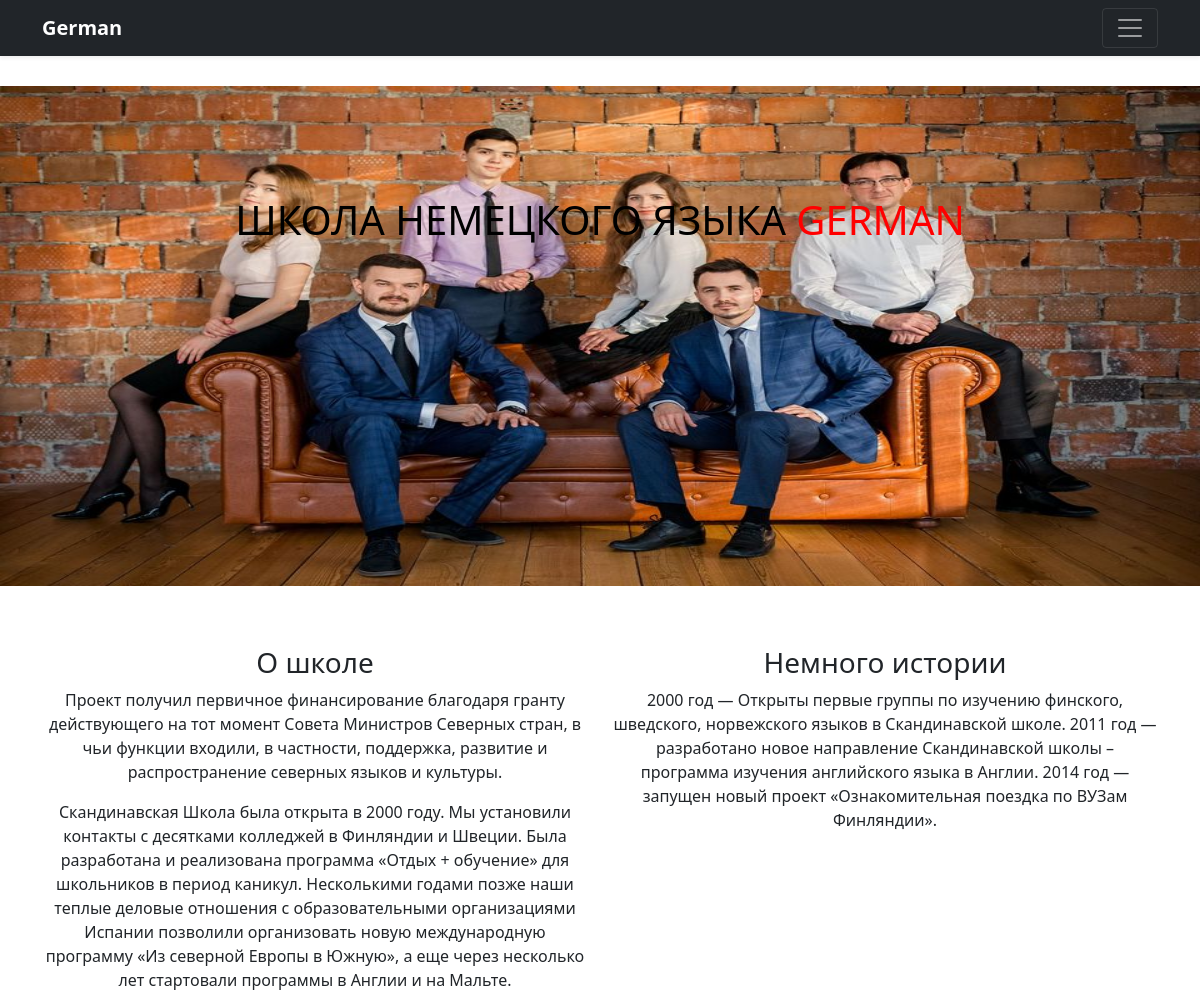
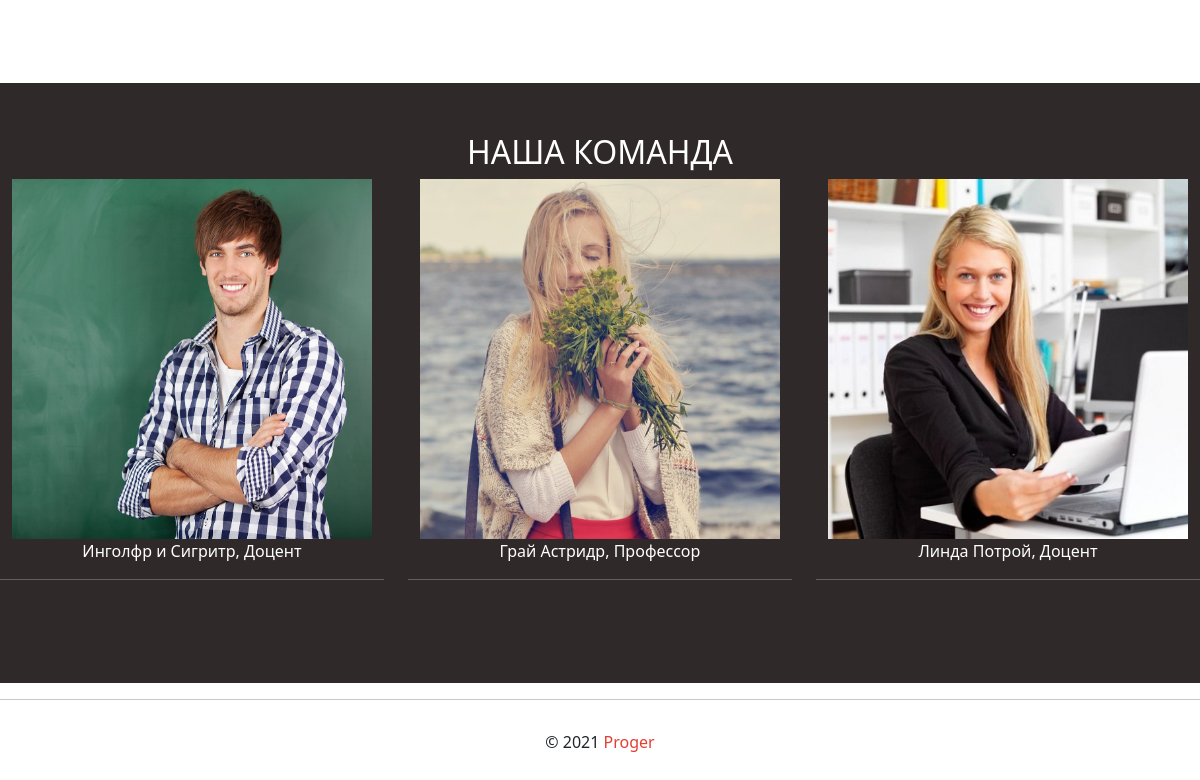
The page /aboutus.php on the database its author committed (2 pictures, top to bottom).
### tables this page shows
CREATE TABLE `about_us` (
  `id` int(11) NOT NULL,
  `title` varchar(255) NOT NULL,
  `description` text NOT NULL,
  `text` text NOT NULL,
  `button` varchar(100) NOT NULL
);

CREATE TABLE `team` (
  `id` int(11) NOT NULL,
  `fio` varchar(200) NOT NULL,
  `profession` varchar(150) NOT NULL,
  `image` varchar(100) NOT NULL,
  `description` text NOT NULL,
  `role` varchar(100) NOT NULL
);

### required/functions.php (called while the page is built, shortened)
<?php
require_once 'db.php';
function createRsArray($rs)
{
    $rsArray = array();
    while($row = mysqli_fetch_assoc($rs)){
        $rsArray[] = $row;
    }
    return $rsArray;
}
function getAllTeams()
{
    global $db;
    $sql = "SELECT * FROM `team`";
    $rs = mysqli_query($db, $sql);
    return createRsArray($rs);
}
function getAboutUs()
{
    global $db;
    $sql = "SELECT * FROM `about_us`";
    $rs = mysqli_query($db, $sql);
    return createRsArray($rs);
}

### aboutus.php (the view)
<?php include_once 'required/header.php'; ?>
<div class="main">
    <div class="container-fluid about_us_bg">
        <div class="row">
            <div class="col-12">
            <h1>ШКОЛА НЕМЕЦКОГО ЯЗЫКА <span style="color: red">GERMAN</span></h1>
            </div>
        </div>
    </div>
    <div class="container text_aboutUs">
        <div class="row">
        <?php foreach($getAboutUs as $item): ?>
            <div class="col-6">
                <h3><?=$item['title']?></h3>
                <p><?=$item['description']?></p>
                <p><?=$item['text']?></p>
            </div>
            <?php endforeach; ?>
        </div>
    </div>
    <div class="container-fluid team_bg">
        <div class="row">
            <h2>НАША КОМАНДА</h2>
            <?php foreach($getAllTeams as $item): ?>
            <div class="col-4">
                <img src="images/<?=$item['image']?>" alt="" width="360" height="360">
                <p><?=$item['fio']?>, <?=$item['profession']?></p><hr>
            </div>
            <?php endforeach; ?>
        </div>
    </div>
</div>
<?php include_once 'required/footer.php'; ?>

### required/header.php (shortened to what this page needs)
<?php
require_once 'db.php';
require_once 'functions.php';
$getAllTeams = getAllTeams();
$getAboutUs = getAboutUs();
?>
<!DOCTYPE html>
<html lang="en">
<head>
	<link href="https://cdn.jsdelivr.net/npm/bootstrap@5.0.0-beta2/dist/css/bootstrap.min.css" rel="stylesheet">
	<link rel="stylesheet" href="../css/style.css">
</head>
<body>
<header>
  <div class="navbar navbar-dark bg-dark shadow-sm">
    <div class="container">
      <a href="/" class="navbar-brand d-flex align-items-center">
        <strong>German</strong>
      </a>
      <button class="navbar-toggler" type="button" data-bs-toggle="collapse" data-bs-target="#navbarHeader" aria-controls="navbarHeader" aria-expanded="false" aria-label="Toggle navigation">
        <span class="navbar-toggler-icon"></span>
      </button>
    </div>
  </div>
</header>

### required/footer.php (shortened to what this page needs)
<div class="footer">
		<hr>
<div id="ul-id-wysiwyg-footerwysiwyg" style="text-align: center; margin: 30px 0px" class="ul-widget  " type="wysiwyg" data-device-hidden="{&quot;desktop&quot;:false,&quot;phone&quot;:false,&quot;tablet&quot;:false}"><div id="ul-id-wysiwyg-footerwysiwyg" class="sc-AxjAm StDqM ul-widget-wysiwyg "><div class="DraftEditor-root"><div class="DraftEditor-editorContainer"><div aria-describedby="placeholder-ffceo" class="public-DraftEditor-content" contenteditable="false" spellcheck="false" style="outline:none;user-select:text;-webkit-user-select:text;white-space:pre-wrap;word-wrap:break-word"><div data-contents="true"><div class="_17fgIIn___block _3u7JUHo___center normal" data-block="true" data-editor="ffceo" data-offset-key="bscgh-0-0"><div data-offset-key="bscgh-0-0" class="public-DraftStyleDefault-block public-DraftStyleDefault-ltr"><span data-offset-key="bscgh-0-0"><span data-text="true">© 2021 </span></span><span class="LreJDHx___wrapper"><span data-offset-key="bscgh-1-0" style="color:#e33e32;text-decoration-color:#e33e32"><span data-text="true">Proger</span></span></span></div></div></div></div></div></div></div></div>
</body>
</html>

### css/style.css (style rules this page uses)
.about_us_bg { background: url(../images/company.jpg) 0 0/100% 100% no-repeat; width: 100%; height: 500px; text-align: center; font-weight: bold; color: black; margin-top: 30px; padding: 110px; margin-bottom: 60px; }
.text_aboutUs { margin-top: 30px; margin-bottom: 70px; text-align: center; }
.team_bg { padding: 50px 0px; background-color: rgb(48, 41, 41); height: 600px; color: white; text-align: center; }

### rows shown on the page
about_us: title "О школе", description "Проект получил первичное финансирование благодаря гранту действующего на тот момент Совета Министров Северных стран, в чьи функции входили, в частности, поддержка, развитие и распространение северных языков и культуры.", text "Скандинавская Школа была открыта в 2000 году. Мы установили контакты с десятками колледжей в Финляндии и Швеции. Была разработана и реализована программа «Отдых + обучение» для школьников в период каникул. Несколькими годами позже наши теплые деловые отношения с образовательными организациями Испании позволили организовать новую международную программу «Из северной Европы в Южную», а еще через несколько лет стартовали программы в Англии и на Мальте."
about_us: title "Немного истории", description "2000 год — Открыты первые группы по изучению финского, шведского, норвежского языков в Скандинавской школе. 2011 год — разработано новое направление Скандинавской школы – программа изучения английского языка в Англии. 2014 год — запущен новый проект «Ознакомительная поездка по ВУЗам Финляндии»."
team: image (picture), fio "Инголфр и Сигритр", profession "Доцент"
team: image (picture), fio "Грай Астридр", profession "Профессор"
team: image (picture), fio "Линда Потрой", profession "Доцент"
